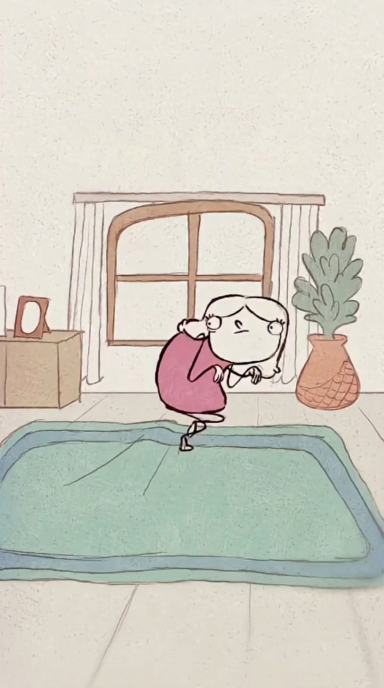
#> input picture nemonet/reels/diet-together/01.jpg, 768 x 1376 px (shown at 1/2 size); its folder holds 4 pictures in this run
$ python build.py out.png
#> lines starting #> are read from the running program, lines starting #| are printed output that depends on the picture
#!/usr/bin/env python3
"""Diet reel (silent): 1080x1920 30fps, exactly 23.41 s.
usage: python3 -I build.py out.mp4 [--preview start end]"""
import sys, os, math, subprocess
import numpy as np
from PIL import Image, ImageDraw, ImageFont, ImageFilter
import cv2

HERE = os.path.dirname(os.path.abspath(__file__))
IMG = os.path.join(HERE, '..')                  # nemonet/reels/diet-together/
W, H, FPS = 1080, 1920, 30
TOTAL = 23.41
NF = int(round(TOTAL * FPS))  # 702

def load(name):
#> called with name = '01'
    im = Image.open(os.path.join(IMG, name + '.jpg')).convert('RGB')
#> im is the input picture: PIL image 768x1376 RGB; mean R, G, B 207.6, 205, 194.1
    w, h = im.size
#> w = 768; h = 1376
    ch = round(w * 16 / 9)                  # crop to exact 9:16
#> ch = 1365
    top = (h - ch) // 2
#> top = 5
    im = im.crop((0, top, w, top + ch)).resize((W, H), Image.LANCZOS)
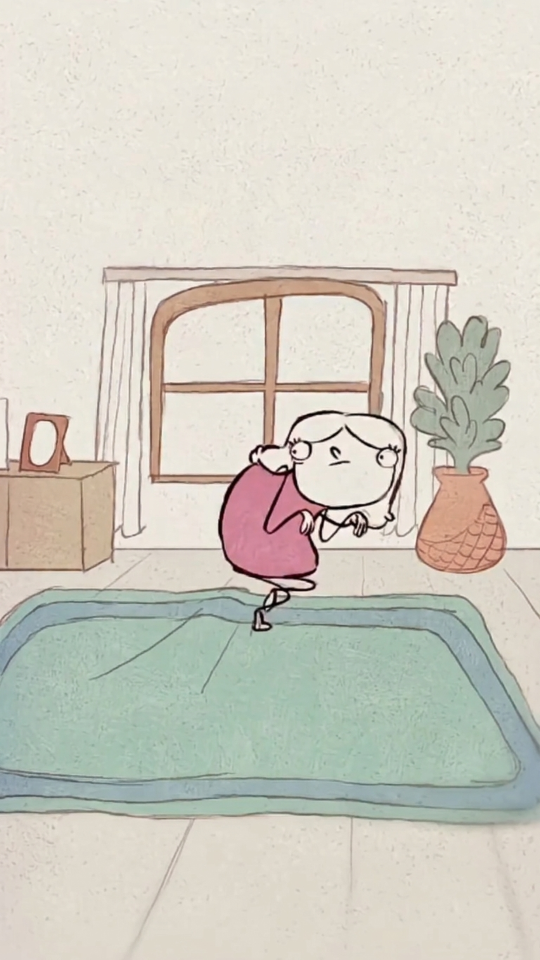
#> im: PIL image 1080x1920 RGB (shown at 1/2 size); mean R, G, B 207.5, 204.9, 193.9
    return np.asarray(im).astype(np.float32)

names = ['01', '01-2', '02A', '02B', '03', '03-2', '04A', '04B', '05', '05-2',
         '06', '07', '08', '08-2', '09', '09-2', '09-3']
S = {n: load(n) for n in names}
#> call 2 of load, with name = '01-2'
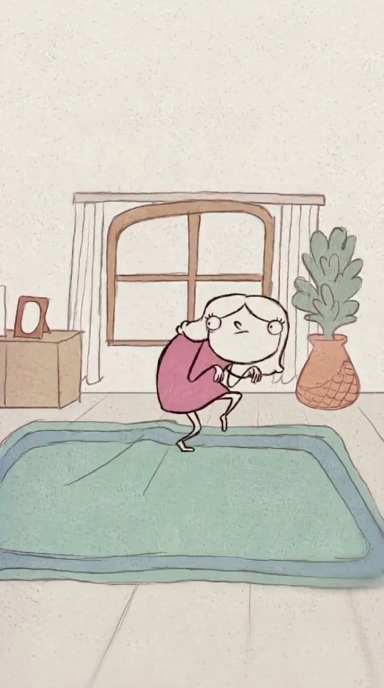
#> input picture nemonet/reels/diet-together/01-2.jpg, 768 x 1376 px (shown at 1/2 size)
#> in load, im is the input picture: PIL image 768x1376 RGB; mean R, G, B 206.3, 203.3, 192.9
#> call 3 of load, with name = '02A'
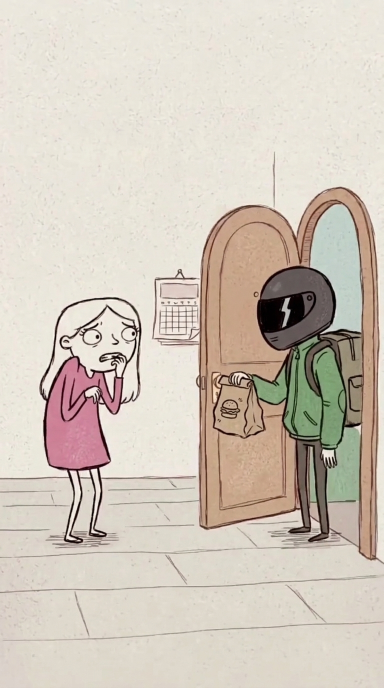
#> input picture nemonet/reels/diet-together/02A.jpg, 768 x 1376 px (shown at 1/2 size)
#> in load, im is the input picture: PIL image 768x1376 RGB; mean R, G, B 209.6, 199.9, 187.9
#> in load (call 3), `im = im.crop((0, top, w, top + ch)).resize((W, H), Image.LANCZOS)`:
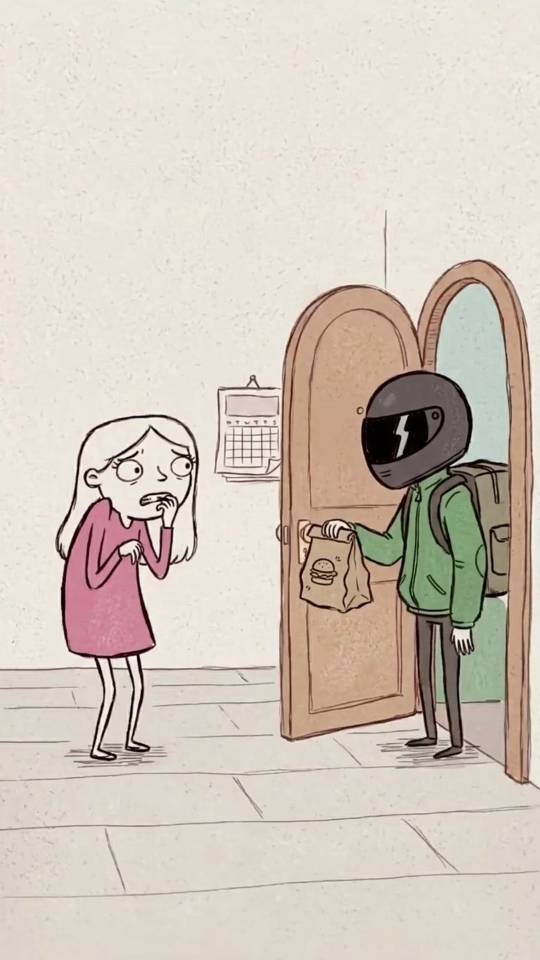
#> im: PIL image 1080x1920 RGB (shown at 1/2 size); mean R, G, B 209.5, 199.8, 187.8
#> call 4 of load, with name = '02B'
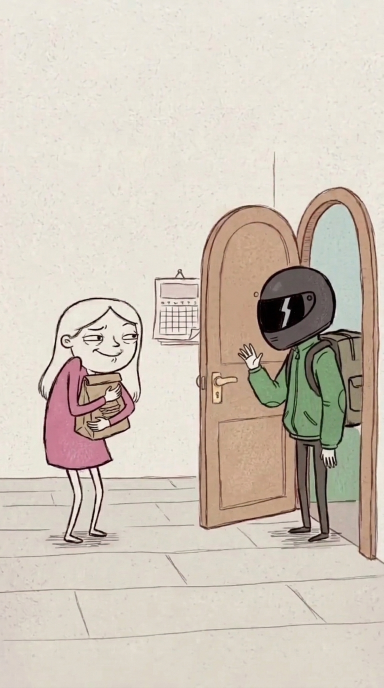
#> input picture nemonet/reels/diet-together/02B.jpg, 768 x 1376 px (shown at 1/2 size)
#> in load, im is the input picture: PIL image 768x1376 RGB; mean R, G, B 208.1, 198.4, 186.2
#> in load (call 4), `im = im.crop((0, top, w, top + ch)).resize((W, H), Image.LANCZOS)`:
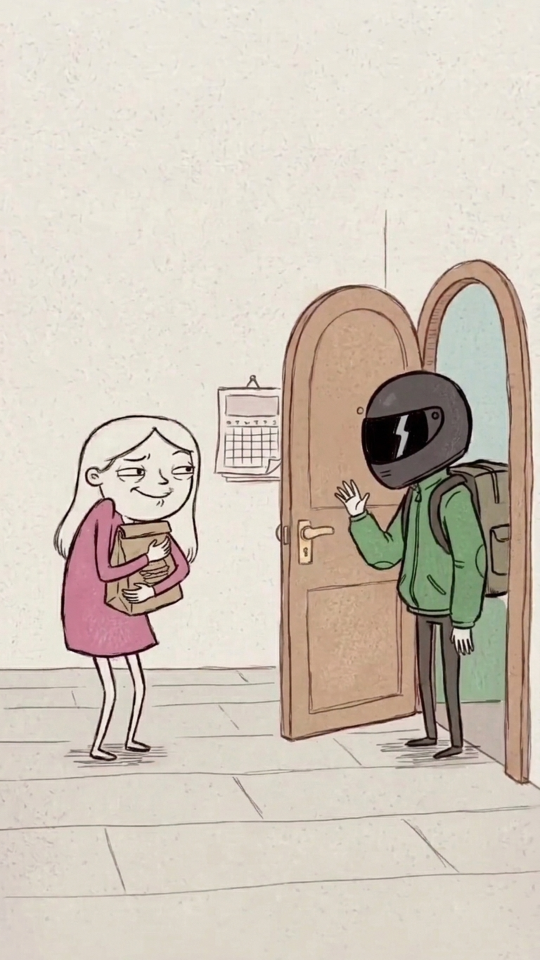
#> im: PIL image 1080x1920 RGB (shown at 1/2 size); mean R, G, B 208, 198.2, 186
#> (the run stopped early here; a loop or call above may not have finished)
